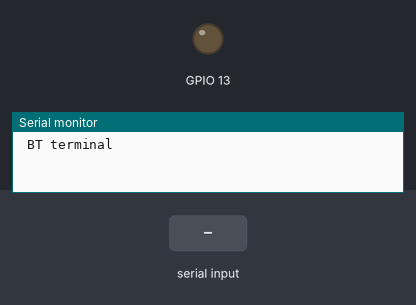
A program run on a simulated ESP32. Parts: output pins drawn as LEDs (lit = HIGH), the last lines printed to the serial monitor. The test bench sets the inputs (shaded band). Nothing arrives over Bluetooth unless stated.

Above: at 2.2 s.
2.3 s: "ON\n" received over the second serial link
At 3.5 s:
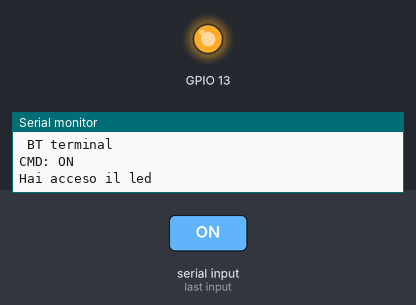
3.8 s: "OFF\n" received over the second serial link
At 4.7 s:
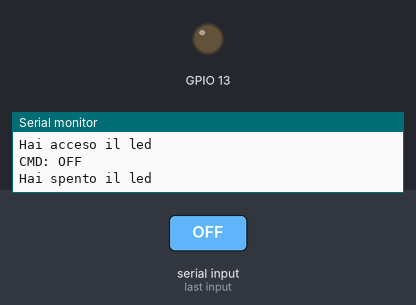
Timing chart, 0 to 6.8 s (numbered marks = the images above; inputs shaded):
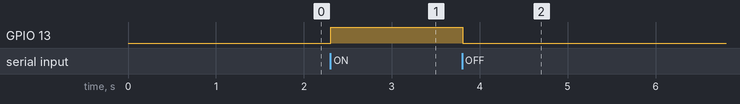

Measured:
- after the input at 2.3 s, GPIO 13: LOW → HIGH at once
- after the input at 3.8 s, GPIO 13: HIGH → LOW at once

The program:

main.cpp
```cpp
#include <Arduino.h>
#include "BluetoothSerial.h"

BluetoothSerial bt;
String line = "";

void setup() {
  pinMode(13,OUTPUT);
  digitalWrite(13,LOW);

  Serial.begin(9600);
  delay(1000);
  Serial.println("\n BT terminal\n");

  bt.begin("ESP32_CAM_BT");
}

void loop() {
  /*if (Serial.available())
  {
    bt.write(Serial.read());
  }
  if (bt.available())
  {
    Serial.write(bt.read());
  }*/
 if (bt.available())
 {
  char ch =bt.read();
  if (ch =='\n')
  {
    Serial.print("CMD: ");
    Serial.println(line);
    if (line == "ON")
    {
    Serial.print("Hai acceso il led \n");
    digitalWrite(13,HIGH);
    line = "";
    }else if(line == "OFF"){
    Serial.print("Hai spento il led \n");
    digitalWrite(13,LOW);
    line = "";
    }
  }else if(ch !='\r'){
    line += ch;
  }


 }


}
```
